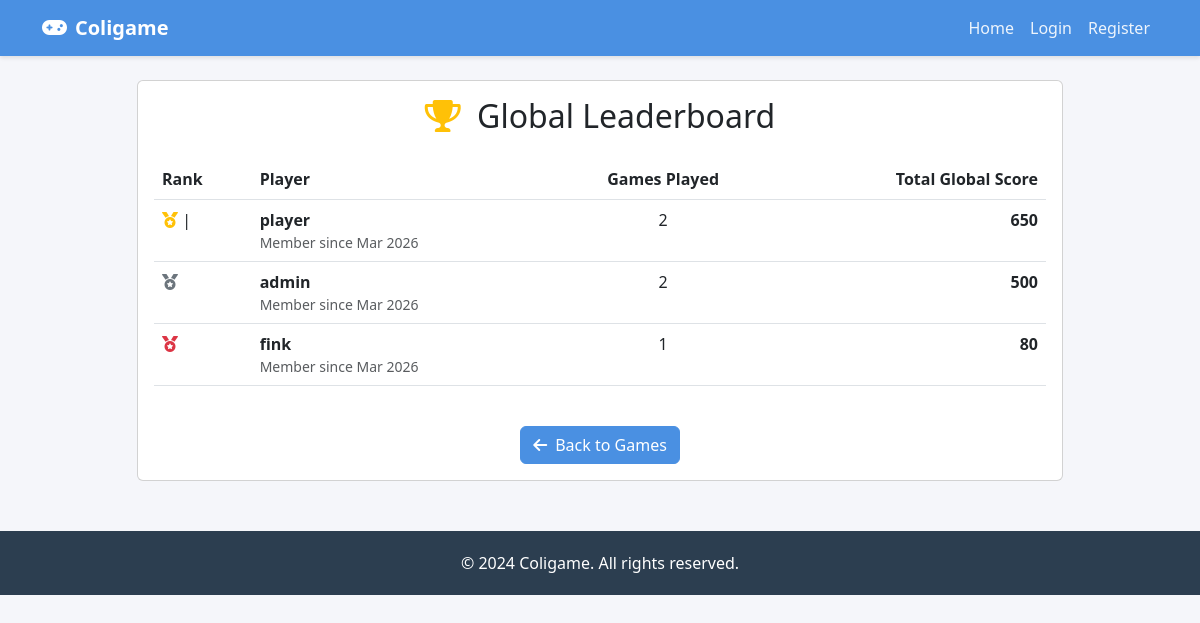
Screenshot of /global-leaderboard with the database file from the repository.
### src/app.py (models this page shows)
class User(UserMixin, db.Model):
    id = db.Column(db.Integer, primary_key=True)
    username = db.Column(db.String(80), unique=True, nullable=False)
    email = db.Column(db.String(120), unique=True, nullable=False)
    password_hash = db.Column(db.String(128))
    is_admin = db.Column(db.Boolean, default=False)
    created_at = db.Column(db.DateTime, default=datetime.utcnow)
    scores = db.relationship('Score', backref='user', lazy=True)

### src/app.py (the view)
@app.route('/global-leaderboard')
def global_leaderboard():
    leaderboard_data = get_global_leaderboard()
    return render_template('global_leaderboard.html', leaderboard=leaderboard_data)

### src/app.py (called while the page is built)
def get_global_leaderboard():
    users = User.query.all()
    leaderboard_data = []
    for user in users:
        high_scores = db.session.query(
            Score.game_type,
            func.max(Score.score).label('max_score')
        ).filter_by(user_id=user.id).group_by(Score.game_type).all()
        total_score = sum(s.max_score for s in high_scores)
        games_played = len(high_scores)
        if games_played > 0:
            leaderboard_data.append({
                'user': user,
                'total_score': total_score,
                'games_played': games_played
            })
    leaderboard_data.sort(key=lambda x: x['total_score'], reverse=True)
    return leaderboard_data

### src/templates/global_leaderboard.html (shortened to what this page needs)
{% extends "base.html" %}
{% block content %}
<div class="row justify-content-center">
    <div class="col-md-10">
        <div class="card">
            <div class="card-body">
                <h2 class="card-title text-center mb-4">
                    <i class="fas fa-trophy text-warning me-2"></i>
                    Global Leaderboard
                </h2>
                <div class="table-responsive">
                    <table class="table table-hover">
                        <thead>
                            <tr>
                                <th>Rank</th>
                                <th>Player</th>
                                <th class="text-center">Games Played</th>
                                <th class="text-end">Total Global Score</th>
                            </tr>
                        </thead>
                        <tbody>
                            {% for entry in leaderboard %}
                            <tr {% if current_user.is_authenticated and entry.user.username == current_user.username %}class="table-primary"{% endif %}>
                                <td>
                                    {% if loop.index == 1 %}
                                        <i class="fas fa-medal text-warning"></i>
                                    |   {% elif loop.index == 2 %}
                                        <i class="fas fa-medal text-secondary"></i>
                                    {% elif loop.index == 3 %}
                                        <i class="fas fa-medal text-danger"></i>
                                    {% else %}
                                        {{ loop.index }}
                                    {% endif %}
                                </td>
                                <td>
                                    <strong>{{ entry.user.username }}</strong>
                                    <div class="small text-muted">Member since {{ entry.user.created_at.strftime('%b %Y') if entry.user.created_at else 'Unknown' }}</div>
                                </td>
                                <td class="text-center">{{ entry.games_played }}</td>
                                <td class="text-end fw-bold">{{ entry.total_score }}</td>
                            </tr>
                            {% endfor %}
                        </tbody>
                    </table>
                </div>
                <div class="text-center mt-4">
                    <a href="{{ url_for('index') }}" class="btn btn-primary">
                        <i class="fas fa-arrow-left me-2"></i>Back to Games
                    </a>
                </div>
            </div>
        </div>
    </div>
</div>
{% endblock %}

### src/templates/base.html (shortened to what this page needs)
<!DOCTYPE html>
<html lang="en">
<head>
    <link href="https://cdn.jsdelivr.net/npm/bootstrap@5.3.0/dist/css/bootstrap.min.css" rel="stylesheet">
    <link rel="stylesheet" href="https://cdnjs.cloudflare.com/ajax/libs/font-awesome/6.0.0/css/all.min.css">
</head>
<body>
    <nav class="navbar navbar-expand-lg navbar-dark">
        <div class="container">
            <a class="navbar-brand" href="{{ url_for('index') }}">
                <i class="fas fa-gamepad me-2"></i>Coligame
            </a>
            <div class="collapse navbar-collapse" id="navbarNav">
                <ul class="navbar-nav ms-auto">
                    <li class="nav-item">
                        <a class="nav-link" href="{{ url_for('index') }}">Home</a>
                    </li>
                    {% if current_user.is_authenticated %}
                        <li class="nav-item">
                            <a class="nav-link" href="{{ url_for('logout') }}">Logout</a>
                        </li>
                        <li class="nav-item">
                            <span class="nav-link">Welcome, {{ current_user.username }}</span>
                        </li>
                    {% else %}
                        <li class="nav-item">
                            <a class="nav-link" href="{{ url_for('login') }}">Login</a>
                        </li>
                        <li class="nav-item">
                            <a class="nav-link" href="{{ url_for('register') }}">Register</a>
                        </li>
                    {% endif %}
                </ul>
            </div>
        </div>
    </nav>
    <div class="container mt-4">
        {% block content %}{% endblock %}
    </div>
    <footer class="footer">
        <div class="container text-center">
            <p class="mb-0">&copy; 2024 Coligame. All rights reserved.</p>
        </div>
    </footer>
</body>
</html>

### src/templates/base.html (style rules this page uses)
:root { --primary-color: #4a90e2; --secondary-color: #2c3e50; --accent-color: #e74c3c; }
body { font-family: 'Segoe UI', Tahoma, Geneva, Verdana, sans-serif; background-color: #f5f6fa; color: var(--secondary-color); }
.navbar { background-color: var(--primary-color); box-shadow: 0 2px 4px rgba(0,0,0,0.1); }
.navbar-brand { font-weight: bold; color: white !important; }
.nav-link { color: rgba(255,255,255,0.9) !important; transition: color 0.3s ease; }
.btn-primary { background-color: var(--primary-color); border-color: var(--primary-color); }
.footer { background-color: var(--secondary-color); color: white; padding: 20px 0; margin-top: 50px; }

### rows the page displays
User: user.username "player", user.created_at "Mar 2026"
User: user.username "admin", user.created_at "Mar 2026"
User: user.username "fink", user.created_at "Mar 2026"

### other values shown
{{ entry.games_played }} "2" "2" "1"
{{ entry.total_score }} "650" "500" "80"
